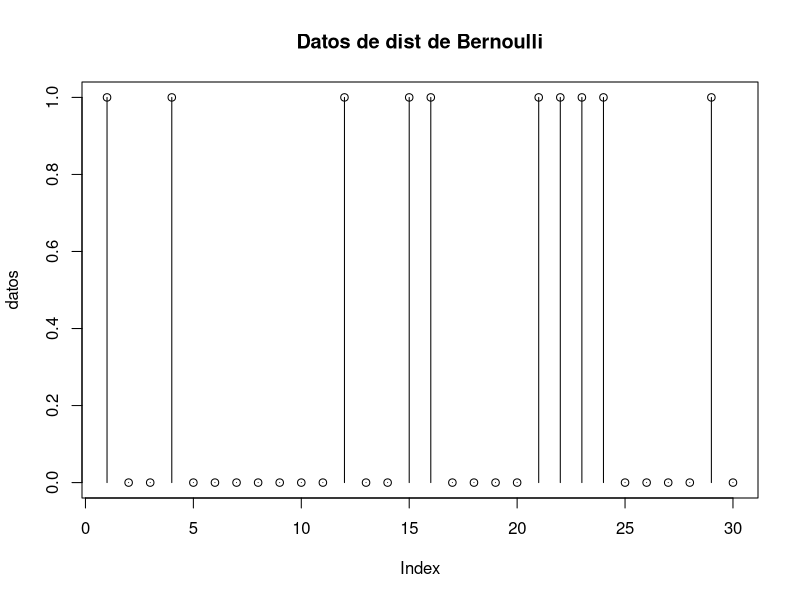
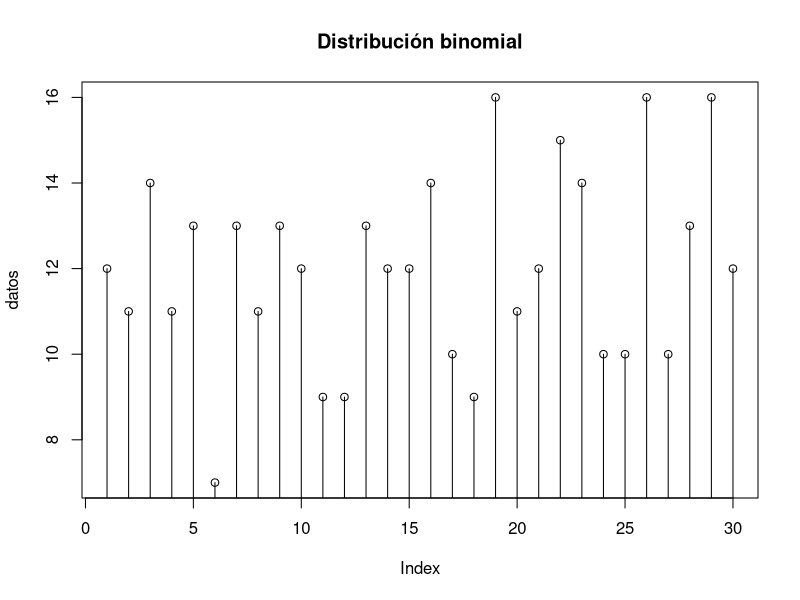
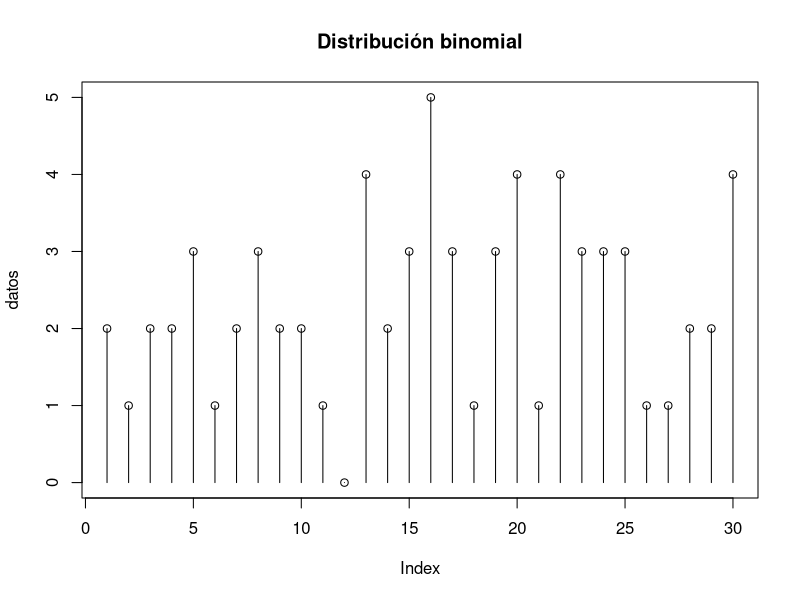
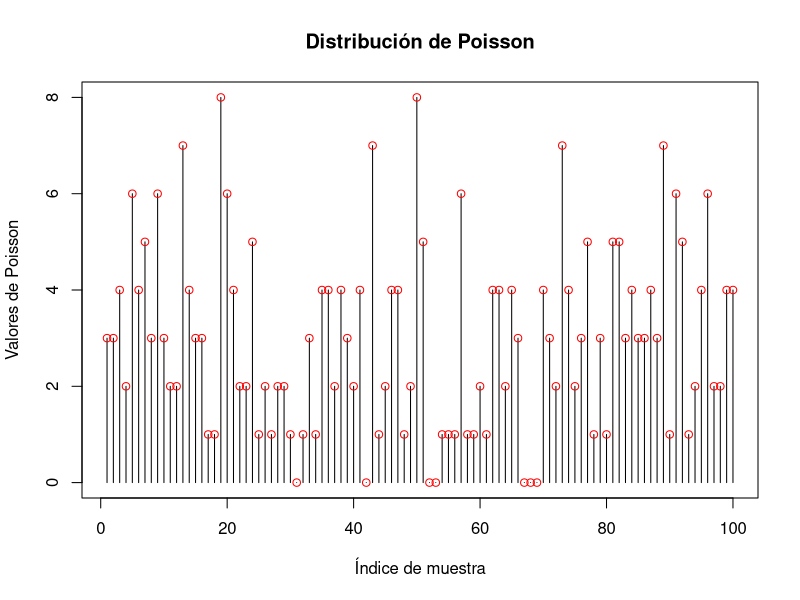
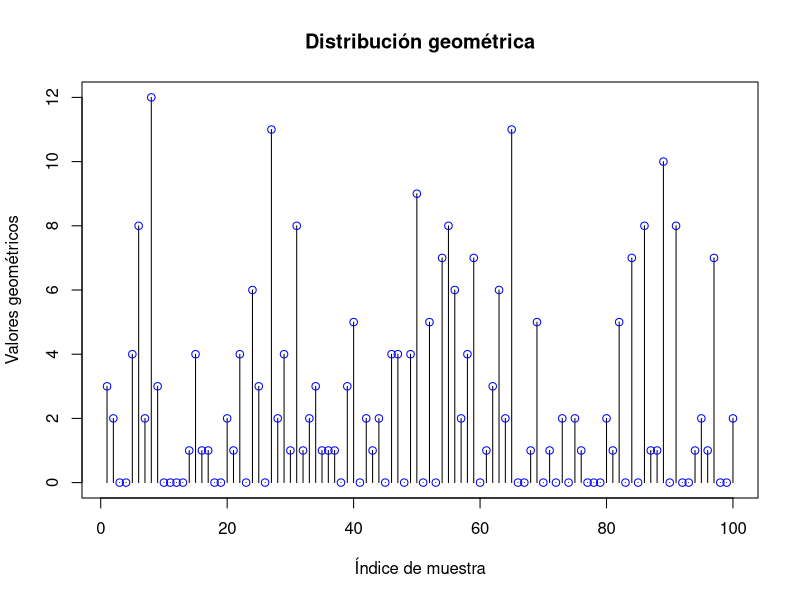
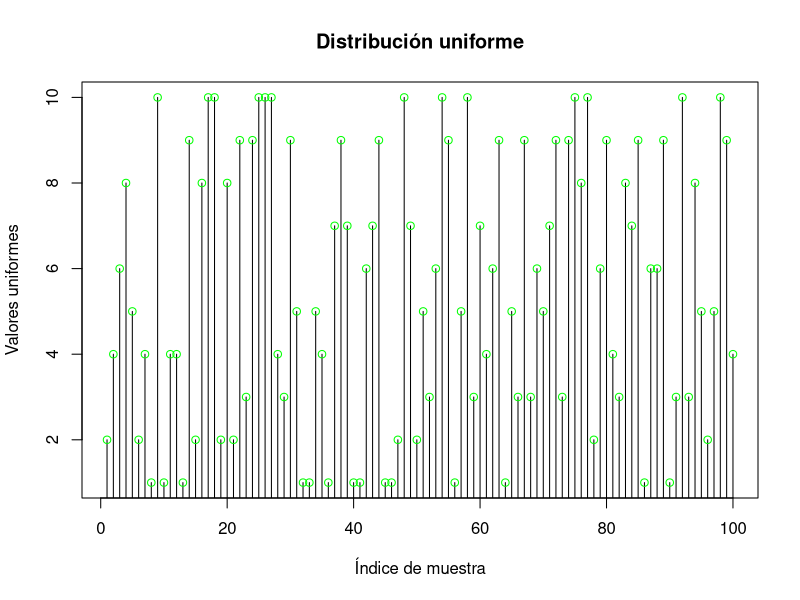
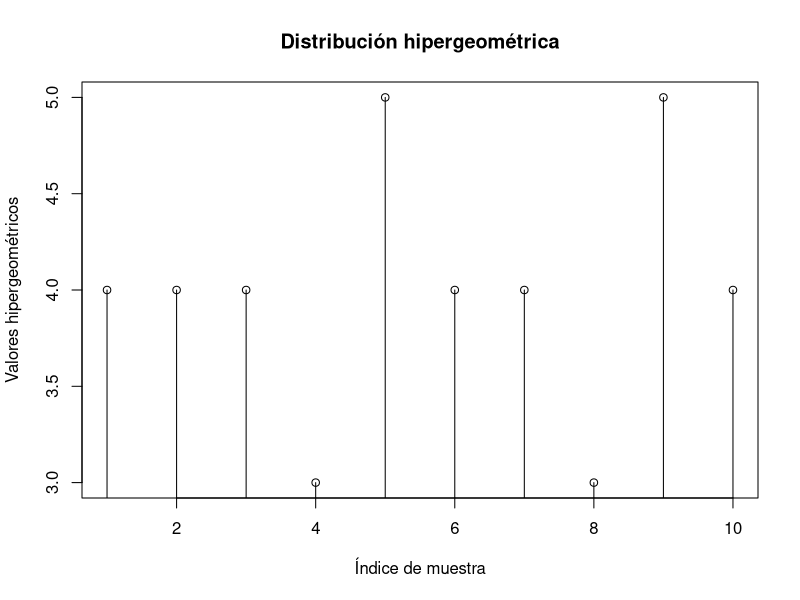
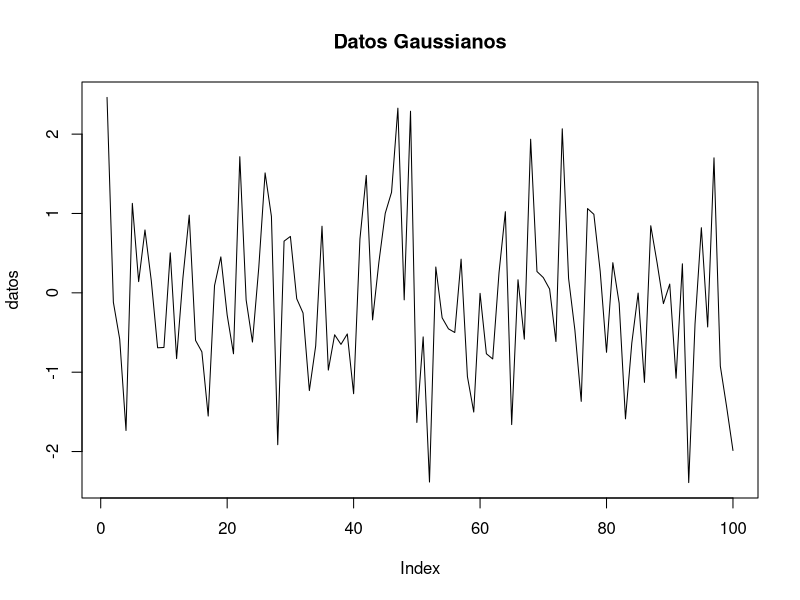

Write the R code that produced these figures, in order.
## ---- chunk 1
knitr::opts_chunk$set(echo = TRUE)
## ---- chunk 2
# Sacamos una muestra de 30 datos Bernoulli y graficamos
datos <- rbinom(n=30, size=1, prob=0.3)
plot(datos, type="h", main="Datos de dist de Bernoulli")
points(datos)
## ---- chunk 3
datos <- rbinom(30, size=20, prob=0.6)
plot(datos, type="h", main= "Distribución binomial")
points(datos)
## ---- chunk 4
datos <- rbinom(30, size=20, prob=0.1)
plot(datos, type="h", main= "Distribución binomial")
points(datos)
## ---- chunk 5
# se utiliza para modelar la cantidad de eventos que ocurren en un intervalo de tiempo o espacio fijo si estos eventos ocurren con una tasa media constante y de manera independiente.
lambda <- 3
n <- 100
poisson_result <- rpois(n, lambda)
print(poisson_result)
plot(poisson_result, type = "h", main = "Distribución de Poisson", xlab = "Índice de muestra", ylab = "Valores de Poisson")
points(poisson_result, col = "red")
## ---- chunk 6
#representa el número de fracasos antes del primer éxito en una secuencia de ensayos de Bernoulli.
p <- 0.3
n <- 100
geometric_result <- rgeom(n, p)
geometric_result
plot(geometric_result, type = "h", main = "Distribución geométrica", xlab = "Índice de muestra", ylab = "Valores geométricos")
points(geometric_result, col = "blue")
## ---- chunk 7
#La distribución uniforme discreta asigna igual probabilidad a todos los valores enteros dentro de un rango especificado. Sus parámetros clave son el mínimo y el máximo del rango.

min_value <- 1 
max_value <- 10
n <- 100
uniform_result <- sample(min_value:max_value, n, replace = TRUE)
uniform_result
plot(uniform_result, type = "h", main = "Distribución uniforme", xlab = "Índice de muestra", ylab = "Valores uniformes")
points(uniform_result, col = "green")
## ---- chunk 8
#una distribución de probabilidad discreta que se utiliza para modelar el número de elementos de una muestra de tamaño n extraídos de una población de tamaño N que contiene M elementos de una clase particular.

hyper_data <- rhyper(nn = 10, m = 30, n = 10, k = 5)#Genera 10 valores aleatorios de la distribución hipergeométrica
hyper_data
plot(hyper_data, type = "h", main = "Distribución hipergeométrica", xlab = "Índice de muestra", ylab = "Valores hipergeométricos")
points(hyper_data)
## ---- chunk 9
datos <- rnorm(100,mean=0, sd=1)
plot(datos, type="l", main="Datos Gaussianos")
## ---- chunk 10
#La distribución uniforme continua es una distribución de probabilidad en la que todos los valores posibles tienen la misma probabilidad de ocurrencia dentro de un intervalo.

ejem_DUC <- runif(n = 10, min = 0, max = 1)
print(ejem_DUC)
plot(ejem_DUC, type = "h", main = "Distribución uniforme continua", xlab = "Índice de muestra", ylab = "Valores uniformes continuos")
points(ejem_DUC, col = "red")
## ---- chunk 11
#se utiliza para modelar el tiempo entre eventos que ocurren de manera aleatoria e independiente a una tasa constante.

set.seed(123)
datos_exponenciales <- rexp(n = 10, rate = 0.5)
datos_exponenciales
plot(datos_exponenciales, type = "h", main = "Distribución exponencial", xlab = "Índice de muestra", ylab = "Valores exponenciales")
points(datos_exponenciales, col = "blue")
## ---- chunk 12
# La distribución Rayleigh se utiliza para modelar la magnitud de una variable aleatoria que es la suma de dos variables aleatorias independientes con distribución normal.

set.seed(123)
n <- 100 #es el número de valores aleatorios a generar
sigma <- 2 #el parámetro de escala de la distribución Rayleigh
datos_rayleigh <- rweibull(n,shape = 2, scale = sigma)#shape es el parámetro de forma
datos_rayleigh
plot(datos_rayleigh, type = "h", main = "Distribución de Rayleigh", xlab = "Índice de muestra", ylab = "Valores de Rayleigh")
points(datos_rayleigh, col = "green")
## ---- chunk 13
#La distribución gamma se utiliza para modelar el tiempo de espera hasta que se produzcan un número determinado de eventos que ocurren de manera aleatoria e independiente a una tasa constante.

DG <- rgamma(n = 10, shape = 2, rate = 0.5)
DG
hist(DG, main="Histograma de la distribución gamma", xlab="Valor", ylab="Frecuencia", col="skyblue")
